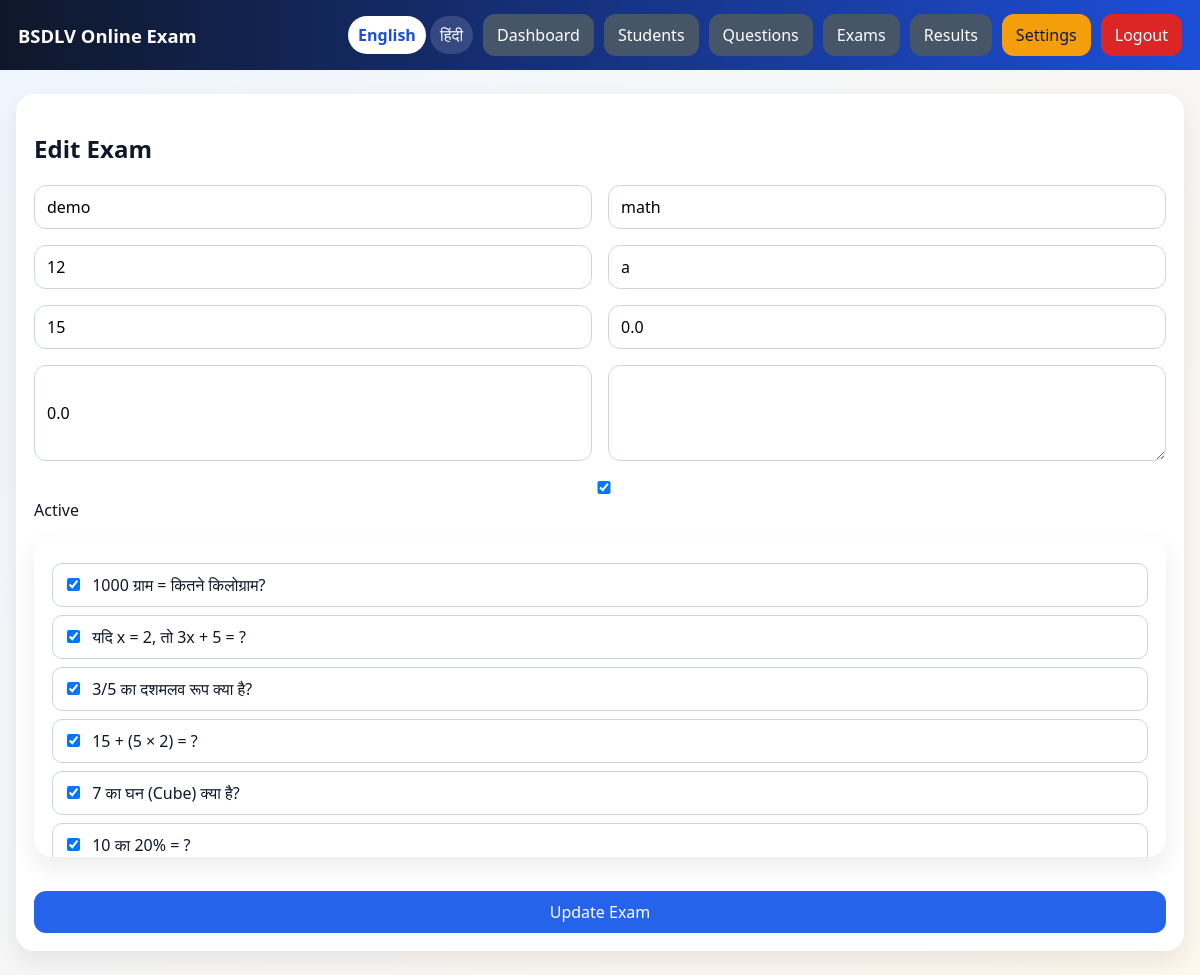
The page /admin/exams/1/edit (signed in) on the database its author committed.
### tables this page shows
CREATE TABLE settings (
        key TEXT PRIMARY KEY,
        value TEXT
    );

CREATE TABLE exams (
        id INTEGER PRIMARY KEY AUTOINCREMENT,
        title TEXT,
        subject TEXT,
        student_class TEXT,
        section TEXT,
        duration_minutes INTEGER DEFAULT 30,
        negative_marks REAL DEFAULT 0,
        pass_marks REAL DEFAULT 0,
        instructions TEXT,
        question_ids_json TEXT,
        is_active INTEGER DEFAULT 1
    );

CREATE TABLE questions (
        id INTEGER PRIMARY KEY AUTOINCREMENT,
        question TEXT,
        optionA TEXT,
        optionB TEXT,
        optionC TEXT,
        optionD TEXT,
        correctAnswer TEXT,
        marks REAL DEFAULT 1,
        difficulty TEXT,
        subject TEXT,
        chapter TEXT
    );

### app.py (the view, shortened to what this page needs)
@app.route('/admin/exams/<int:eid>/edit', methods=['GET','POST'])
@admin_required
def edit_exam(eid):
    exam = q("SELECT * FROM exams WHERE id=?", (eid,), one=True)
    if not exam:
        flash('Exam not found')
        return redirect(url_for('admin_exams'))
    questions = q("SELECT * FROM questions ORDER BY id DESC LIMIT 500")
    chosen = set(json.loads(exam['question_ids_json'] or '[]'))
    return render_template('edit_exam.html', exam=exam, questions=questions, chosen=chosen)

### app.py (called while the page is built)
def get_db():
    if 'db' not in g:
        g.db = sqlite3.connect(DB_PATH)
        g.db.row_factory = sqlite3.Row
    return g.db

def q(sql, params=(), one=False, commit=False):
    db = get_db()
    cur = db.execute(sql, params)
    if commit:
        db.commit()
    if sql.lstrip().upper().startswith("SELECT"):
        rows = cur.fetchall()
        return (rows[0] if rows else None) if one else rows
    return cur.lastrowid

def setting(key, default=''):
    row = q("SELECT value FROM settings WHERE key=?", (key,), one=True)
    return row['value'] if row else default

@app.context_processor
def inject_globals():
    lang = session.get('lang', 'en')
    return {
        'T': TRANSLATIONS.get(lang, TRANSLATIONS['en']),
        'lang': lang,
        'site_title': setting('site_title', 'BSDLV Online Exam'),
        'logo_file': setting('logo', '')
    }

def admin_required(fn):
    @wraps(fn)
    def wrapper(*args, **kwargs):
        if session.get('admin_id'):
            return fn(*args, **kwargs)
        flash('Admin login required')
        return redirect(url_for('admin_login'))
    return wrapper

### templates/edit_exam.html
{% extends 'base.html' %}
{% block content %}
<div class="card">
  <h2>Edit Exam</h2>
  <form method="post" class="grid">
    <div class="grid grid-2">
      <input name="title" value="{{ exam.title }}" required>
      <input name="subject" value="{{ exam.subject }}">
    </div>
    <div class="grid grid-2">
      <input name="student_class" value="{{ exam.student_class }}">
      <input name="section" value="{{ exam.section }}">
    </div>
    <div class="grid grid-2">
      <input type="number" name="duration_minutes" value="{{ exam.duration_minutes }}">
      <input type="number" step="0.25" name="negative_marks" value="{{ exam.negative_marks }}">
    </div>
    <div class="grid grid-2">
      <input type="number" step="0.5" name="pass_marks" value="{{ exam.pass_marks }}">
      <textarea name="instructions">{{ exam.instructions }}</textarea>
    </div>
    <label><input type="checkbox" name="is_active" value="1" {{ 'checked' if exam.is_active else '' }}> Active</label>
    <div class="card" style="max-height:320px;overflow:auto">
      {% for q in questions %}
      <label class="option"><input type="checkbox" name="question_ids" value="{{ q.id }}" {{ 'checked' if q.id in chosen else '' }}> {{ q.question }}</label>
      {% endfor %}
    </div>
    <button type="submit">Update Exam</button>
  </form>
</div>
{% endblock %}

### templates/base.html (shortened to what this page needs)
<!doctype html>
<html lang="{{ lang }}">
<head>
</head>
<body>
  <div class="nav">
    <div class="brand">
      <div>{{ site_title }}</div>
    </div>
    <div class="top-actions">
      <div class="lang">
        <a class="{{ 'active' if lang=='en' else '' }}" href="{{ url_for('switch_language', lang_code='en') }}">English</a>
        <a class="{{ 'active' if lang=='hi' else '' }}" href="{{ url_for('switch_language', lang_code='hi') }}">हिंदी</a>
      </div>
      {% if session.get('admin_id') %}
        <a class="btn secondary" href="{{ url_for('admin_dashboard') }}">{{ T.dashboard }}</a>
        <a class="btn secondary" href="{{ url_for('admin_students') }}">{{ T.students }}</a>
        <a class="btn secondary" href="{{ url_for('admin_questions') }}">{{ T.questions }}</a>
        <a class="btn secondary" href="{{ url_for('admin_exams') }}">{{ T.exams }}</a>
        <a class="btn secondary" href="{{ url_for('admin_results') }}">{{ T.results }}</a>
        <a class="btn warn" href="{{ url_for('admin_settings') }}">Settings</a>
        <a class="btn danger" href="{{ url_for('logout') }}">{{ T.logout }}</a>
      {% elif session.get('student_id') %}
        <a class="btn secondary" href="{{ url_for('student_dashboard') }}">{{ T.dashboard }}</a>
        <a class="btn secondary" href="{{ url_for('student_admit_card') }}">{{ T.admit_card }}</a>
        <a class="btn danger" href="{{ url_for('logout') }}">{{ T.logout }}</a>
      {% else %}
        <a class="btn secondary" href="{{ url_for('admin_login') }}">{{ T.admin_login }}</a>
        <a class="btn success" href="{{ url_for('student_login') }}">{{ T.student_login }}</a>
      {% endif %}
    </div>
  </div>
  <div class="wrap">
    {% block content %}{% endblock %}
  </div>
</body>
</html>

### templates/base.html (style rules this page uses)
:root { --bg:#0f172a; --card:#ffffff; --text:#0f172a; --muted:#64748b; --primary:#2563eb; --accent:#f59e0b; --soft:#e2e8f0; --softbg:#f8fafc; --danger:#dc2626; --success:#16a34a; }
* { box-sizing:border-box }
body { margin:0;font-family:Segoe UI,Arial,sans-serif;background:linear-gradient(135deg,#eff6ff,#fff7ed);color:var(--text) }
a { text-decoration:none;color:inherit }
.nav { background:linear-gradient(90deg,#0f172a,#1d4ed8);color:#fff;padding:14px 18px;display:flex;justify-content:space-between;align-items:center;gap:12px;flex-wrap:wrap }
.brand { display:flex;align-items:center;gap:12px;font-weight:700;font-size:1.15rem }
.wrap { max-width:1200px;margin:24px auto;padding:0 16px }
.card { background:var(--card);border-radius:18px;box-shadow:0 10px 25px rgba(2,6,23,.08);padding:18px;margin-bottom:18px }
.grid { display:grid;gap:16px }
.grid-2 { grid-template-columns:repeat(auto-fit,minmax(260px,1fr)) }
input,select,textarea,button { width:100%;padding:10px 12px;border:1px solid #cbd5e1;border-radius:12px;font:inherit }
textarea { min-height:96px }
button,.btn { display:inline-block;background:var(--primary);color:#fff;border:none;cursor:pointer;padding:10px 14px;border-radius:12px;width:auto }
.btn.secondary { background:#475569 }
.btn.warn { background:var(--accent);color:#111827 }
.btn.danger { background:var(--danger) }
.top-actions { display:flex;gap:10px;flex-wrap:wrap;align-items:center }
.lang a { padding:8px 10px;border-radius:999px;background:rgba(255,255,255,.14);color:#fff }
.lang a.active { background:#fff;color:#1d4ed8;font-weight:700 }
.option { display:block;padding:10px;border:1px solid #cbd5e1;border-radius:10px;margin:8px 0 }
.option input { width:auto;margin-right:8px }

### rows shown on the page
settings: value "BSDLV Online Exam"
exams: title "demo", subject "math", student_class "12", section "a", duration_minutes "15", negative_marks "0.0", pass_marks "0.0"
questions: question "1000 ग्राम = कितने किलोग्राम?"
questions: question "यदि x = 2, तो 3x + 5 = ?"
questions: question "3/5 का दशमलव रूप क्या है?"
questions: question "15 + (5 × 2) = ?"
questions: question "7 का घन (Cube) क्या है?"
questions: question "10 का 20% = ?"

### other values the page prints
{{ T.dashboard }} "Dashboard"
{{ T.students }} "Students"
{{ T.questions }} "Questions"
{{ T.exams }} "Exams"
{{ T.results }} "Results"
{{ T.logout }} "Logout"
